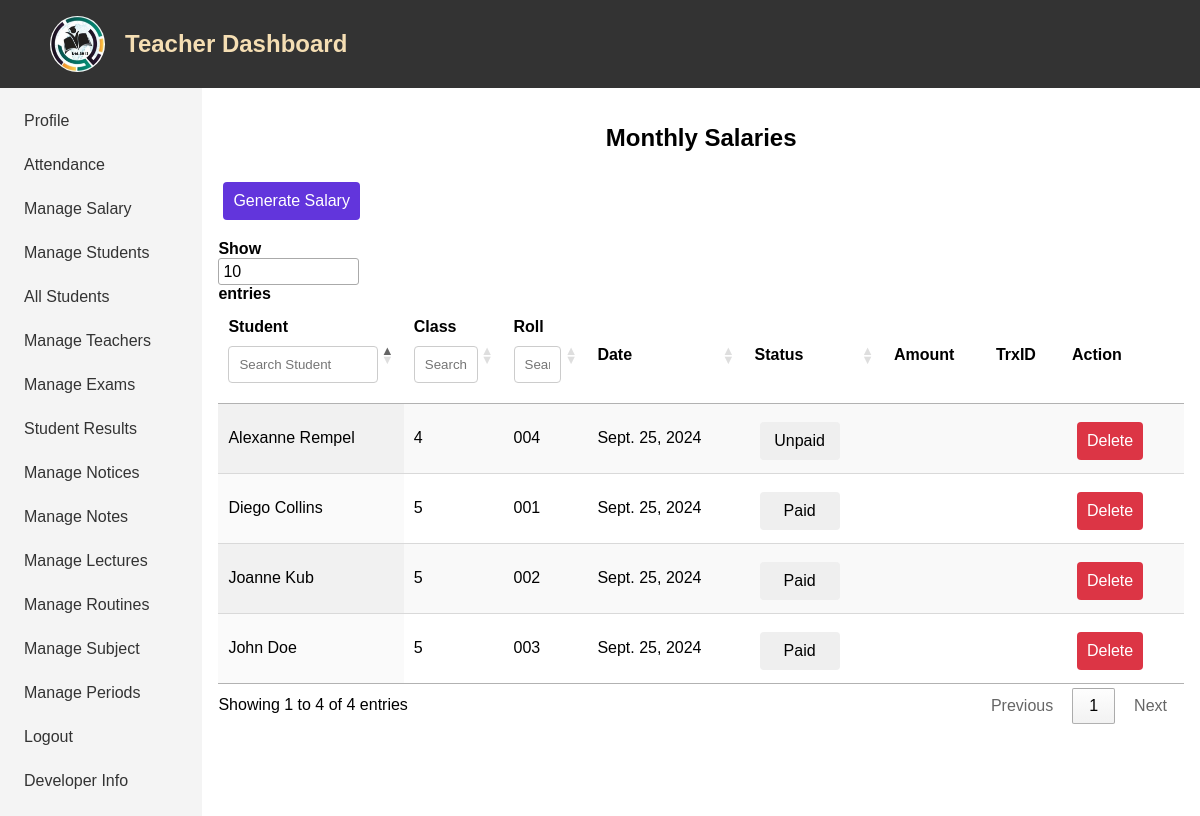
The app's page /generate-salary/ (signed in) with its own data.
### app/models.py (models this page shows, shortened)
class MonthlySalary(models.Model):
    STATUS_CHOICES = [
        ('paid', 'Paid'),
        ('unpaid', 'Unpaid')
    ]
    student = models.ForeignKey(Student, on_delete=models.CASCADE)
    date = models.DateField()
    status = models.CharField(max_length=10, choices=STATUS_CHOICES, default='unpaid')
    amount = models.DecimalField(max_digits=10, decimal_places=2, null=True, blank=True)
    trxid = models.CharField(max_length=100, null=True, blank=True)

class Student(models.Model):
    user = models.OneToOneField(CustomUser, on_delete=models.CASCADE)
    name = models.CharField(max_length=255)
    phone = models.CharField(max_length=20)
    roll = models.CharField(max_length=50, null=True, blank=True)
    grade = models.CharField(max_length=50)
    img = models.ImageField(upload_to='student_images/', blank=True, null=True)
    added_by = models.ForeignKey(CustomUser, related_name='students_added', on_delete=models.SET_NULL, null=True, blank=True)
    fcm_token = models.CharField(max_length=255, blank=True, null=True)

### app/views.py (the view, shortened to what this page needs)
# urls.py: path('generate-salary/', views.generate_salary, name='generate_salary'),
@login_required(login_url='teacher_login')
@user_passes_test(lambda user: user.is_staff)
def generate_salary(request):
    current_date = timezone.now().date()  # Get the current date
    current_month = current_date.month
    current_year = current_date.year
    monthly_salaries = MonthlySalary.objects.filter()
    return render(request, 'manage_salary.html', {
        'monthly_salaries': monthly_salaries,
        'current_month': current_month,
        'current_year': current_year,
    })

### templates/manage_salary.html (shortened to what this page needs)
{% extends 'base.html' %}
{% block content %}
<div class="main">
    <h2>Monthly Salaries</h2>
    <form method="POST">
        <button type="submit" name="generate_salary" class="btn btn-primary" style="margin-bottom: 20px;">Generate Salary</button>
    </form>
    {% if monthly_salaries %}
        <table id="dataTable" class="display">
            <thead>
                <tr>
                    <th>Student</th>
                    <th>Class</th>
                    <th>Roll</th>
                    <th>Date</th>
                    <th>Status</th>
                    <th>Amount</th>
                    <th>TrxID</th>
                    <th>Action</th>
                </tr>
            </thead>
            <tbody>
                {% for salary in monthly_salaries %}
                    <tr>
                        <td>{{ salary.student.name }}</td>
                        <td>{{ salary.student.grade }}</td>
                        <td>{{ salary.student.roll }}</td>
                        <td>{{ salary.date }}</td>
                        <td>
                            <form method="POST" style="display:inline;">
                                <button type="submit" name="toggle_status" class="btn btn-link" style="width: 80px;">
                                    {{ salary.status|capfirst }}
                                </button>
                            </form>
                        </td>
                        <td>{{ salary.amount|default:"" }}</td>
                        <td>{{ salary.trxid|default:"" }}</td>
                        <td>
                            <form method="POST" style="display:inline;" onsubmit="return confirm('Are you sure you want to delete this salary?');">
                                <button type="submit" class="btn btn-danger" name="delete_salary">Delete</button>
                            </form>
                        </td>
                    </tr>
                {% endfor %}
            </tbody>
        </table>
    {% else %}
        <p>No salary records found for this month.</p>
    {% endif %}
</div>
{% endblock %}

### static/base.css (style rules this page uses)
body { padding: 0; margin: 0; font-family: Arial, sans-serif; }
.btn { margin: 5px; padding: 10px; margin-top: 10px; border: none; border-radius: 4px; cursor: pointer; }
.btn-danger { background-color: #dc3545; color: white; }
.btn-primary { background-color: #6235dc; color: white; }
.main h2 { text-align: center; }
button { padding: 10px 20px; font-size: 16px; cursor: pointer; }

### records on screen
MonthlySalary: student.name "Joanne Kub", student.grade "5", student.roll "002", date "Sept. 25, 2024", status "Paid"
MonthlySalary: student.name "Alexanne Rempel", student.grade "4", student.roll "004", date "Sept. 25, 2024", status "Unpaid"
MonthlySalary: student.name "Diego Collins", student.grade "5", student.roll "001", date "Sept. 25, 2024", status "Paid"
MonthlySalary: student.name "John Doe", student.grade "5", student.roll "003", date "Sept. 25, 2024", status "Paid"
